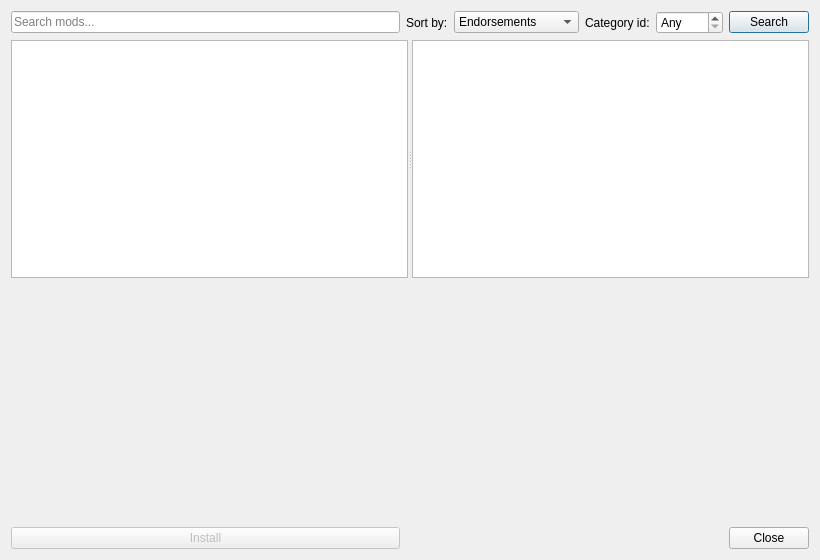
<?xml version="1.0" encoding="UTF-8"?>
<ui version="4.0">
 <class>NexusBrowserDialog</class>
 <widget class="QDialog" name="NexusBrowserDialog">
  <property name="geometry">
   <rect>
    <x>0</x>
    <y>0</y>
    <width>820</width>
    <height>560</height>
   </rect>
  </property>
  <property name="windowTitle">
   <string>Browse NexusMods</string>
  </property>
  <layout class="QGridLayout" name="gridLayout">
   <item row="0" column="0">
    <widget class="QLineEdit" name="search_field">
     <property name="placeholderText">
      <string>Search mods...</string>
     </property>
    </widget>
   </item>
   <item row="0" column="1">
    <widget class="QLabel" name="sort_label">
     <property name="text">
      <string>Sort by:</string>
     </property>
    </widget>
   </item>
   <item row="0" column="2">
    <widget class="QComboBox" name="sort_box">
     <item>
      <property name="text">
       <string>Endorsements</string>
      </property>
     </item>
     <item>
      <property name="text">
       <string>Downloads</string>
      </property>
     </item>
     <item>
      <property name="text">
       <string>Recently updated</string>
      </property>
     </item>
    </widget>
   </item>
   <item row="0" column="3">
    <widget class="QLabel" name="category_label">
     <property name="text">
      <string>Category id:</string>
     </property>
    </widget>
   </item>
   <item row="0" column="4">
    <widget class="QSpinBox" name="category_box">
     <property name="minimum">
      <number>-1</number>
     </property>
     <property name="maximum">
      <number>100000</number>
     </property>
     <property name="value">
      <number>-1</number>
     </property>
     <property name="specialValueText">
      <string>Any</string>
     </property>
    </widget>
   </item>
   <item row="0" column="5">
    <widget class="QPushButton" name="search_button">
     <property name="text">
      <string>Search</string>
     </property>
    </widget>
   </item>
   <item row="1" column="0" colspan="6">
    <widget class="QSplitter" name="splitter">
     <property name="orientation">
      <enum>Qt::Horizontal</enum>
     </property>
     <widget class="QListWidget" name="result_list"/>
     <widget class="QTextBrowser" name="detail_browser">
      <property name="openExternalLinks">
       <bool>true</bool>
      </property>
     </widget>
    </widget>
   </item>
   <item row="2" column="0" colspan="6">
    <widget class="QLabel" name="status_label">
     <property name="text">
      <string/>
     </property>
    </widget>
   </item>
   <item row="3" column="0" colspan="6">
    <widget class="QDialogButtonBox" name="buttonBox">
     <property name="orientation">
      <enum>Qt::Horizontal</enum>
     </property>
     <property name="standardButtons">
      <set>QDialogButtonBox::Close</set>
     </property>
    </widget>
   </item>
   <item row="3" column="0">
    <widget class="QPushButton" name="install_button">
     <property name="enabled">
      <bool>false</bool>
     </property>
     <property name="text">
      <string>Install</string>
     </property>
    </widget>
   </item>
  </layout>
 </widget>
 <resources/>
 <connections>
  <connection>
   <sender>buttonBox</sender>
   <signal>rejected()</signal>
   <receiver>NexusBrowserDialog</receiver>
   <slot>reject()</slot>
   <hints>
    <hint type="sourcelabel">
     <x>316</x>
     <y>260</y>
    </hint>
    <hint type="destinationlabel">
     <x>286</x>
     <y>274</y>
    </hint>
   </hints>
  </connection>
 </connections>
</ui>
